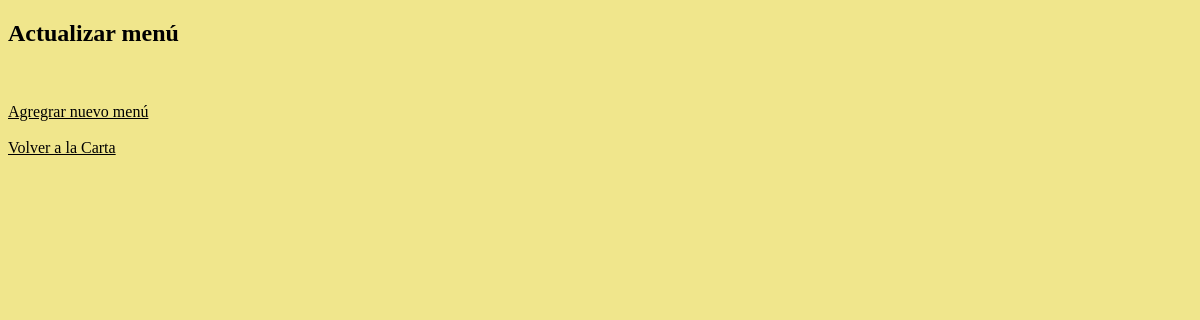
Before: /AppRestaurante/actualizarMenu with the older database file.
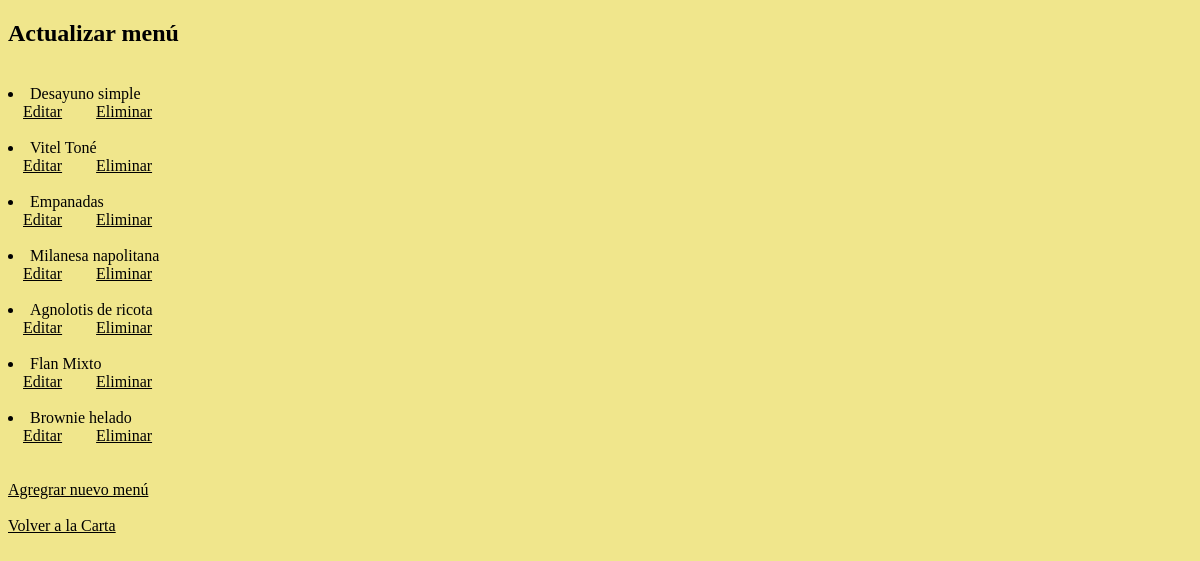
After: the same page with the newer database file.
### AppRestaurante/models.py (models this page shows)
class Menu(models.Model):
    tipo = models.CharField(max_length=20)
    nombre = models.CharField(max_length=40)
    descripcion = models.CharField(max_length=128)
    imagen = models.ImageField(upload_to='menu', null=True, blank=True)
    def __str__(self):
        return f"{self.nombre}"

### AppRestaurante/views.py (the view)
# urls.py: path('actualizarMenu', views.actualizarMenu, name="ActualizarMenu"),
def actualizarMenu(request):
    menus = Menu.objects.order_by('tipo').all()
    return render(request, "actualizarMenu.html", {"menus": menus})

### AppRestaurante/Templates/actualizarMenu.html (shortened to what this page needs)
<!DOCTYPE html>
<html lang="en">
<head>
</head>
<body style="background-color: khaki;">
    <h2>Actualizar menú</h2>
    <br>
    {% for m in menus  %}
        <li>{{m}}</li>
        <a style="color: black; margin: 15px;", href= "{% url 'EditarMenu' m.id %}">Editar</a>
        <a style="color: black; margin: 15px;", href= "{% url 'EliminarMenu' m.id %}">Eliminar</a>
        <br>
        <br>
    {% endfor %}
    <br>
    <a style="color: black;", href= "{% url 'AgregarMenu' %}">Agregrar nuevo menú </a>
    <br>
    <br>
    <a style="color: black;", href= "{% url 'Menu' %}">Volver a la Carta </a>
</body>
</html>

Changed rows visible on the page:
added Menu: nombre "Desayuno simple"
added Menu: nombre "Vitel Toné"
added Menu: nombre "Empanadas"
added Menu: nombre "Milanesa napolitana"
added Menu: nombre "Agnolotis de ricota"
added Menu: nombre "Flan Mixto"
added Menu: nombre "Brownie helado"
